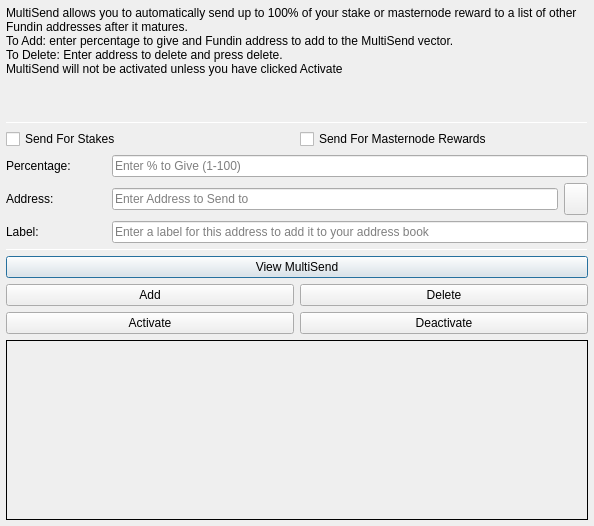
<?xml version="1.0" encoding="UTF-8"?>
<ui version="4.0">
 <class>MultiSendDialog</class>
 <widget class="QDialog" name="MultiSendDialog">
  <property name="windowModality">
   <enum>Qt::NonModal</enum>
  </property>
  <property name="geometry">
   <rect>
    <x>0</x>
    <y>0</y>
    <width>594</width>
    <height>526</height>
   </rect>
  </property>
  <property name="windowTitle">
   <string>MultiSend</string>
  </property>
  <layout class="QVBoxLayout" name="verticalLayout" stretch="0">
   <property name="leftMargin">
    <number>6</number>
   </property>
   <property name="topMargin">
    <number>6</number>
   </property>
   <property name="rightMargin">
    <number>6</number>
   </property>
   <property name="bottomMargin">
    <number>6</number>
   </property>
   <item>
    <layout class="QVBoxLayout" name="verticalLayout_Main" stretch="1,1,1,0,1,1,1">
     <item>
      <widget class="QLabel" name="label_2">
       <property name="lineWidth">
        <number>1</number>
       </property>
       <property name="text">
        <string>MultiSend allows you to automatically send up to 100% of your stake or masternode reward to a list of other Fundin addresses after it matures.
To Add: enter percentage to give and Fundin address to add to the MultiSend vector.
To Delete: Enter address to delete and press delete.
MultiSend will not be activated unless you have clicked Activate</string>
       </property>
       <property name="alignment">
        <set>Qt::AlignLeading|Qt::AlignLeft|Qt::AlignTop</set>
       </property>
       <property name="wordWrap">
        <bool>true</bool>
       </property>
      </widget>
     </item>
     <item>
      <widget class="Line" name="line">
       <property name="minimumSize">
        <size>
         <width>0</width>
         <height>1</height>
        </size>
       </property>
       <property name="maximumSize">
        <size>
         <width>16777215</width>
         <height>1</height>
        </size>
       </property>
       <property name="orientation">
        <enum>Qt::Horizontal</enum>
       </property>
      </widget>
     </item>
     <item>
      <layout class="QVBoxLayout" name="verticalLayout_Settings">
       <item>
        <layout class="QHBoxLayout" name="horizontalLayout">
         <item>
          <widget class="QCheckBox" name="multiSendStakeCheckBox">
           <property name="text">
            <string>Send For Stakes</string>
           </property>
          </widget>
         </item>
         <item>
          <widget class="QCheckBox" name="multiSendMasternodeCheckBox">
           <property name="text">
            <string>Send For Masternode Rewards</string>
           </property>
          </widget>
         </item>
        </layout>
       </item>
       <item>
        <layout class="QHBoxLayout" name="horizontalLayout_6">
         <item>
          <widget class="QLabel" name="label">
           <property name="minimumSize">
            <size>
             <width>100</width>
             <height>0</height>
            </size>
           </property>
           <property name="toolTip">
            <string>Percentage of stake to send</string>
           </property>
           <property name="text">
            <string>Percentage:</string>
           </property>
          </widget>
         </item>
         <item>
          <widget class="QLineEdit" name="multiSendPercentEdit">
           <property name="toolTip">
            <string>Enter whole numbers 1 - 100</string>
           </property>
           <property name="placeholderText">
            <string>Enter % to Give (1-100)</string>
           </property>
          </widget>
         </item>
        </layout>
       </item>
       <item>
        <layout class="QHBoxLayout" name="horizontalLayout_7">
         <item>
          <widget class="QLabel" name="label_5">
           <property name="minimumSize">
            <size>
             <width>100</width>
             <height>0</height>
            </size>
           </property>
           <property name="toolTip">
            <string>Address to send portion of stake to</string>
           </property>
           <property name="text">
            <string>Address:</string>
           </property>
          </widget>
         </item>
         <item>
          <widget class="QLineEdit" name="multiSendAddressEdit">
           <property name="toolTip">
            <string/>
           </property>
           <property name="placeholderText">
            <string>Enter Address to Send to</string>
           </property>
          </widget>
         </item>
         <item>
          <widget class="QToolButton" name="addressBookButton">
           <property name="maximumSize">
            <size>
             <width>16777215</width>
             <height>32</height>
            </size>
           </property>
           <property name="toolTip">
            <string>Choose an address from the address book</string>
           </property>
           <property name="text">
            <string/>
           </property>
           <property name="icon">
            <iconset resource="../fundin.qrc">
             <normaloff>:/icons/address-book</normaloff>:/icons/address-book</iconset>
           </property>
           <property name="shortcut">
            <string>Alt+A</string>
           </property>
          </widget>
         </item>
        </layout>
       </item>
      </layout>
     </item>
     <item>
      <layout class="QHBoxLayout" name="horizontalLayout_3">
       <item>
        <widget class="QLabel" name="label_3">
         <property name="minimumSize">
          <size>
           <width>100</width>
           <height>0</height>
          </size>
         </property>
         <property name="text">
          <string>Label:</string>
         </property>
        </widget>
       </item>
       <item>
        <widget class="QLineEdit" name="labelAddressLabelEdit">
         <property name="placeholderText">
          <string>Enter a label for this address to add it to your address book</string>
         </property>
        </widget>
       </item>
      </layout>
     </item>
     <item>
      <widget class="Line" name="line_2">
       <property name="minimumSize">
        <size>
         <width>0</width>
         <height>1</height>
        </size>
       </property>
       <property name="maximumSize">
        <size>
         <width>16777215</width>
         <height>1</height>
        </size>
       </property>
       <property name="orientation">
        <enum>Qt::Horizontal</enum>
       </property>
      </widget>
     </item>
     <item>
      <layout class="QVBoxLayout" name="verticalLayout_Buttons">
       <item>
        <layout class="QHBoxLayout" name="horizontalLayout_4">
         <item>
          <widget class="QPushButton" name="viewButton">
           <property name="toolTip">
            <string/>
           </property>
           <property name="statusTip">
            <string>View MultiSend Vector</string>
           </property>
           <property name="text">
            <string>View MultiSend</string>
           </property>
          </widget>
         </item>
        </layout>
       </item>
       <item>
        <layout class="QHBoxLayout" name="horizontalLayout_2">
         <item>
          <widget class="QPushButton" name="addButton">
           <property name="toolTip">
            <string/>
           </property>
           <property name="statusTip">
            <string>Add to MultiSend Vector</string>
           </property>
           <property name="text">
            <string>Add</string>
           </property>
          </widget>
         </item>
         <item>
          <widget class="QPushButton" name="deleteButton">
           <property name="toolTip">
            <string/>
           </property>
           <property name="statusTip">
            <string>Delete Address From MultiSend Vector</string>
           </property>
           <property name="text">
            <string>Delete</string>
           </property>
          </widget>
         </item>
        </layout>
       </item>
       <item>
        <layout class="QHBoxLayout" name="horizontalLayout_5">
         <item>
          <widget class="QPushButton" name="activateButton">
           <property name="statusTip">
            <string>Activate MultiSend</string>
           </property>
           <property name="text">
            <string>Activate</string>
           </property>
          </widget>
         </item>
         <item>
          <widget class="QPushButton" name="disableButton">
           <property name="statusTip">
            <string>Deactivate MultiSend</string>
           </property>
           <property name="text">
            <string>Deactivate</string>
           </property>
          </widget>
         </item>
        </layout>
       </item>
      </layout>
     </item>
     <item>
      <widget class="QLabel" name="message">
       <property name="minimumSize">
        <size>
         <width>0</width>
         <height>180</height>
        </size>
       </property>
       <property name="frameShape">
        <enum>QFrame::Panel</enum>
       </property>
       <property name="frameShadow">
        <enum>QFrame::Plain</enum>
       </property>
       <property name="lineWidth">
        <number>1</number>
       </property>
       <property name="midLineWidth">
        <number>1</number>
       </property>
       <property name="text">
        <string/>
       </property>
       <property name="alignment">
        <set>Qt::AlignLeading|Qt::AlignLeft|Qt::AlignTop</set>
       </property>
       <property name="wordWrap">
        <bool>true</bool>
       </property>
      </widget>
     </item>
    </layout>
   </item>
  </layout>
 </widget>
 <resources>
  <include location="../fundin.qrc"/>
 </resources>
 <connections/>
</ui>
